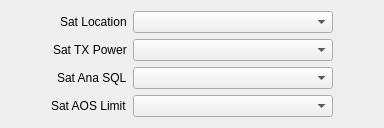
     <widget class="QWidget" name="tab_3">
      <attribute name="title">
       <string>Satellite</string>
      </attribute>
      <layout class="QHBoxLayout" name="horizontalLayout_30">
       <item>
        <spacer name="horizontalSpacer_32">
         <property name="orientation">
          <enum>Qt::Orientation::Horizontal</enum>
         </property>
         <property name="sizeHint" stdset="0">
          <size>
           <width>40</width>
           <height>20</height>
          </size>
         </property>
        </spacer>
       </item>
       <item>
        <layout class="QFormLayout" name="formLayout_25">
         <property name="labelAlignment">
          <set>Qt::AlignmentFlag::AlignRight|Qt::AlignmentFlag::AlignTrailing|Qt::AlignmentFlag::AlignVCenter</set>
         </property>
         <item row="0" column="0">
          <widget class="QLabel" name="label_230">
           <property name="text">
            <string>Sat Location</string>
           </property>
          </widget>
         </item>
         <item row="1" column="0">
          <widget class="QLabel" name="label_231">
           <property name="text">
            <string>Sat TX Power</string>
           </property>
          </widget>
         </item>
         <item row="2" column="0">
          <widget class="QLabel" name="label_232">
           <property name="text">
            <string>Sat Ana SQL</string>
           </property>
          </widget>
         </item>
         <item row="3" column="0">
          <widget class="QLabel" name="label_233">
           <property name="text">
            <string>Sat AOS Limit</string>
           </property>
          </widget>
         </item>
         <item row="0" column="1">
          <widget class="QComboBox" name="satLocationCmbx">
           <property name="minimumSize">
            <size>
             <width>200</width>
             <height>0</height>
            </size>
           </property>
          </widget>
         </item>
         <item row="1" column="1">
          <widget class="QComboBox" name="satTxPowerCmbx"/>
         </item>
         <item row="2" column="1">
          <widget class="QComboBox" name="satAnaSqlCmbx"/>
         </item>
         <item row="3" column="1">
          <widget class="QComboBox" name="satAosLimitCmbx"/>
         </item>
        </layout>
       </item>
       <item>
        <spacer name="horizontalSpacer_33">
         <property name="orientation">
          <enum>Qt::Orientation::Horizontal</enum>
         </property>
         <property name="sizeHint" stdset="0">
          <size>
           <width>40</width>
           <height>20</height>
          </size>
         </property>
        </spacer>
       </item>
      </layout>
     </widget>
